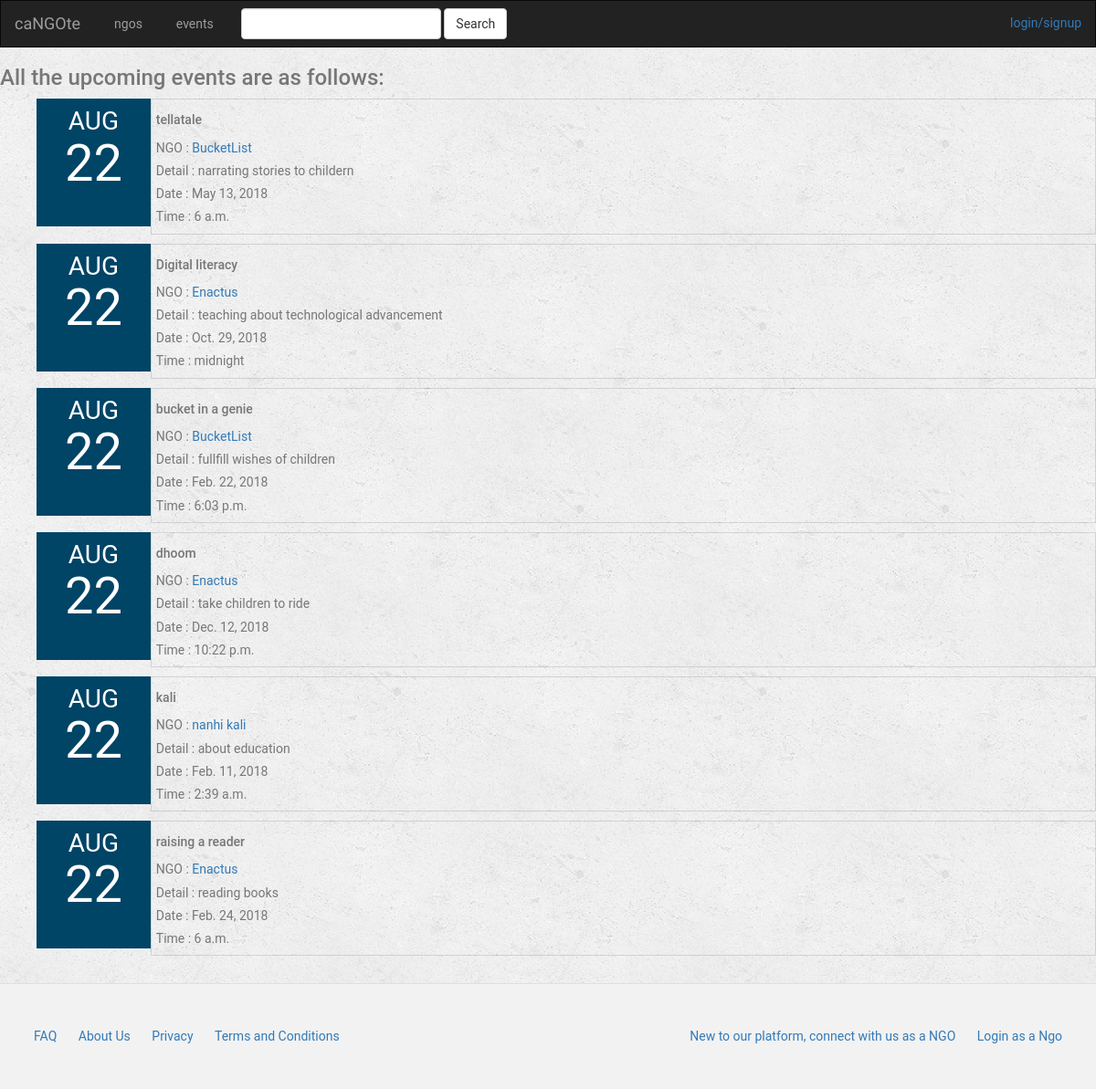
The page /landpage/index/ on the database its author committed.
### landpage/models.py (models this page shows, shortened)
class Event(models.Model):
    ngo = models.ForeignKey(Ngo, on_delete=models.CASCADE)
    event_name=models.CharField(max_length=250)
    event_about=models.CharField(max_length=500)
    event_date=models.DateField(null=True)
    event_time = models.TimeField(null=True)
    is_favorite = models.BooleanField(default=False)

class Ngo(models.Model):
    name = models.CharField(max_length=250)
    address = models.CharField(max_length=250)
    contact = models.CharField(max_length=10)
    emailid = models.CharField(max_length=30)
    about = models.CharField(max_length=250)
    website = models.CharField(max_length=250)
    def __str__(self):
        return self.name

### landpage/views.py (the view)
def index(request):
    all_ngos=Ngo.objects.all()
    all_events=Event.objects.all()
    context={
        'all_ngos':all_ngos,
        'all_events':all_events,
    }
    return render(request, 'landpage/index.html' , context)

### landpage/templates/landpage/index.html (shortened to what this page needs)
{% extends 'landpage/base.html' %}
{% block body %}
<nav class="din">
{% if all_ngos %}
    <h3>All the upcoming events are as follows:</h3>
    <ul>
{% for event in all_events %}
		<div class="event-container">
              <div class="date-box">
                <div style="font-size: 2em;">AUG</div>
                <div style="font-size: 4em; margin-top:-30px;">22</div>
              </div>
            <div class="event-details-box">
              <div><h5>{{event.event_name}}</h5></div>
                <div>NGO :<a href="{% url 'landpage:detail' %}"> {{event.ngo}}</a></div>
              <div>Detail : {{event.event_about}}</div>
              <div> Date : {{event.event_date}} </div>
              <div> Time : {{event.event_time}}</div>
            </div>
        </div>
{% endfor %}
    </ul>
{% else %}
    <h3>You don't have any ngo's yet....</h3>
{% endif %}
</nav>
<div class="footer">
     <div class="left">
       <span><a href="{% url 'landpage:FAQ' %}">FAQ</a></span>
       <span><a href="{% url 'landpage:about_us' %}">About Us</a></span>
       <span><a href="{% url 'landpage:privacy' %}">Privacy</a></span>
       <span><a href="{% url 'landpage:terms' %}">Terms and Conditions</a></span>
      </div>
     <div class="right">
       <span><a href="{% url 'landpage:signupNGO' %}">New to our platform, connect with us as a NGO</a></span>
       <span><a href="{% url 'landpage:login' %}">Login as a Ngo</a></span>
     </div>
   </div>
{% endblock %}

### landpage/static/landpage/style.css (style rules this page uses)
body { background: white url("images/background.png"); position: relative; margin: 0; padding-bottom: 6rem; min-height: 100%; font-family: "Helvetica Neue", Arial, sans-serif; }
body,h1,h2,h3,h4,h5,h6 { font-family: "Lato", sans-serif; }
body, html { height: 100%; color: #777; line-height: 1.8; }
.date-box { background-color: #004466; color: white; width: 140px; height: 140px; text-align: center; float:left; }
.event-details-box { padding: 5px; float: left; width:100%; height:140; border: 1px solid rgba(0,0,0,.125); }
.event-container { display: flex; margin-top: 10px; margin-bottom: 10px; }

### landpage/templates/landpage/base.html (style rules this page uses)
html,body,h1,h2,h3,h4,h5,h6 { font-family: "Roboto", sans-serif; }

### landpage/templates/landpage/index.html (style rules this page uses)
.din { position:relative; }
.footer { background-color: #f2f2f2; border-top: solid 1px #dfdfdf; margin-top: 30px; padding-top: 45px; margin-bottom: -50px; margin-bottom: 0; padding-bottom: 45px; display: flex; flex-direction: row; justify-content: space-between; }
.footer a { margin: 10px; }
.left { padding-left: 27px; }
.right { padding-right: 27px; }

### rows shown on the page
Event: event_name "tellatale", ngo "BucketList", event_about "narrating stories to childern", event_date "May 13, 2018", event_time "6 a.m."
Event: event_name "Digital literacy", ngo "Enactus", event_about "teaching about technological advancement", event_date "Oct. 29, 2018", event_time "midnight"
Event: event_name "bucket in a genie", ngo "BucketList", event_about "fullfill wishes of children", event_date "Feb. 22, 2018", event_time "6:03 p.m."
Event: event_name "dhoom", ngo "Enactus", event_about "take children to ride", event_date "Dec. 12, 2018", event_time "10:22 p.m."
Event: event_name "kali", ngo "nanhi kali", event_about "about education", event_date "Feb. 11, 2018", event_time "2:39 a.m."
Event: event_name "raising a reader", ngo "Enactus", event_about "reading books", event_date "Feb. 24, 2018", event_time "6 a.m."
